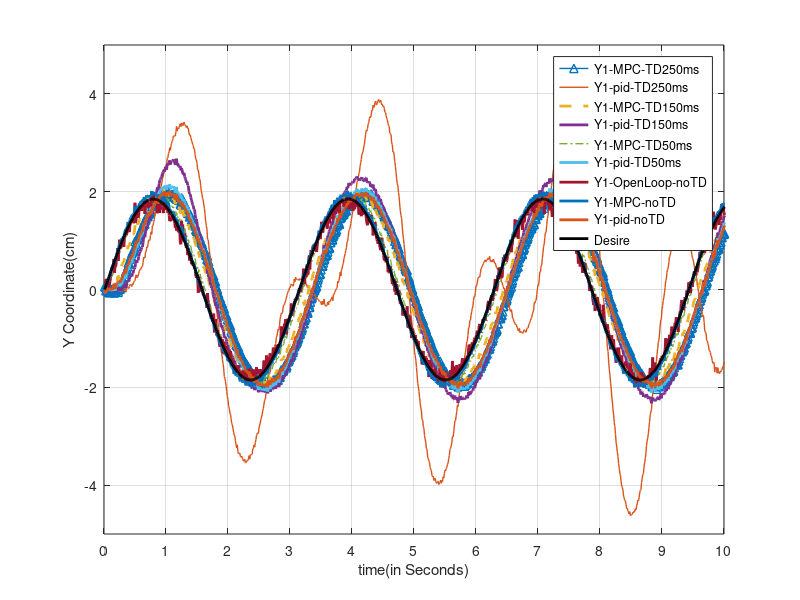
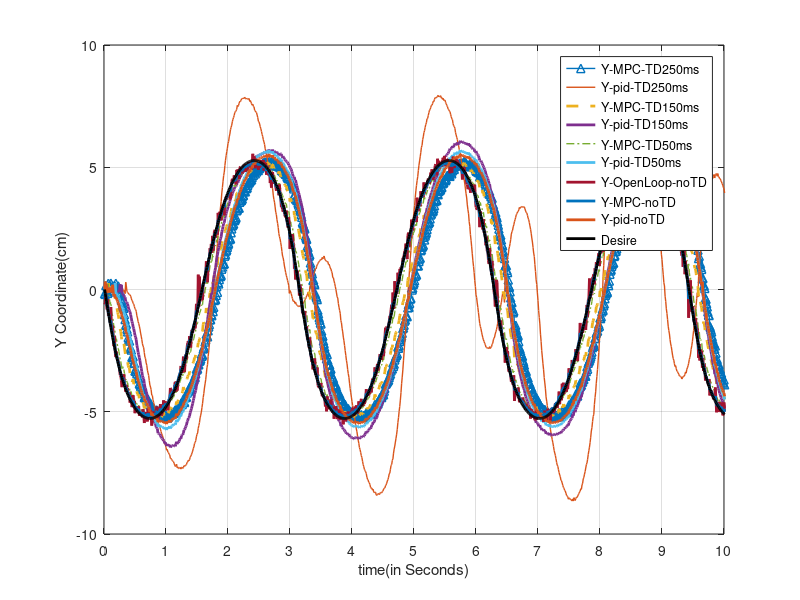
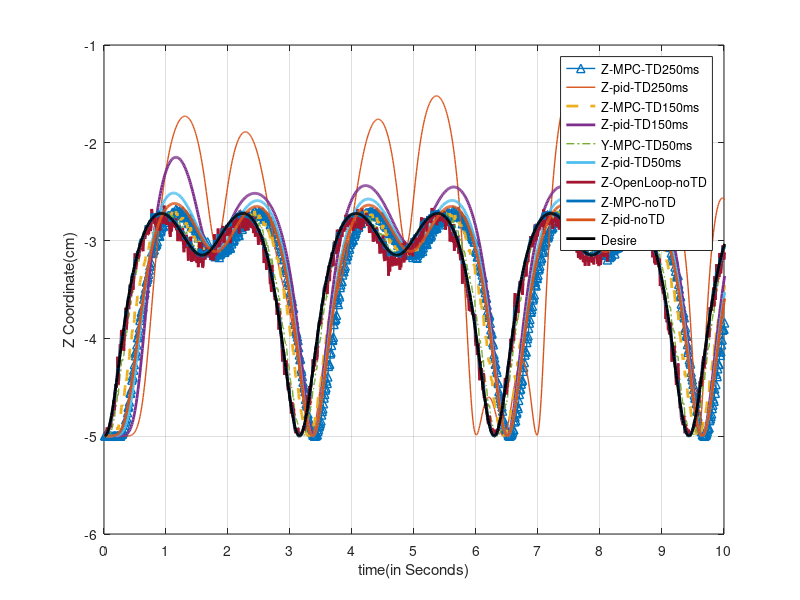

The MATLAB script that drew these images, in order: (Note: this script raises an error after producing the figures.)
clc;
close all;
clear;

load('MPC-PID-Data-250ms');
Y1_MPC_250ms = Y1_MPC;
Y1_pid_250ms = Y1_pid;
Y1_reality_250ms = Y1_reality;
Y_MPC_250ms = Y_MPC;
Y_pid_250ms = Y_pid;
Y_reality_250ms = Y_reality;
Z_MPC_250ms = Z_MPC;
Z_pid_250ms = Z_pid;

load('MPC-PID-Data-150ms');
Y1_MPC_150ms = Y1_MPC;
Y1_pid_150ms = Y1_pid;
Y1_reality_150ms = Y1_reality;
Y_MPC_150ms = Y_MPC;
Y_pid_150ms = Y_pid;
Y_reality_150ms = Y_reality;
Z_MPC_150ms = Z_MPC;
Z_pid_150ms = Z_pid;
load('MPC-PID-Data-50ms');
Y1_MPC_50ms = Y1_MPC;
Y1_pid_50ms = Y1_pid;
Y1_reality_50ms = Y1_reality;
Y_MPC_50ms = Y_MPC;
Y_pid_50ms = Y_pid;
Y_reality_50ms = Y_reality;
Z_MPC_50ms = Z_MPC;
Z_pid_50ms = Z_pid;
load('MPC-PID-Data-0ms');
Y1_MPC_0ms = Y1_MPC;
Y1_pid_0ms = Y1_pid;
Y1_reality_0ms = Y1_reality;
Y_MPC_0ms = Y_MPC;
Y_pid_0ms = Y_pid;
Y_reality_0ms = Y_reality;
Z_MPC_0ms = Z_MPC;
Z_pid_0ms = Z_pid;
Z_reality_0ms = Z_reality;

figure(1);
% plot(Y1_reality_250ms,'LineWidth',1);hold on;
plot(Y1_MPC_250ms,'-^','LineWidth',1);hold on;
plot(Y1_pid_250ms,'LineWidth',1);hold on;
% plot(Y1_reality_150ms,'LineWidth',1);hold on;
plot(Y1_MPC_150ms,'--','LineWidth',2);hold on;
plot(Y1_pid_150ms,'LineWidth',2);hold on;
% plot(Y1_reality_50ms,'LineWidth',1);hold on;
plot(Y1_MPC_50ms,'-.','LineWidth',1);hold on;
plot(Y1_pid_50ms,'LineWidth',2);hold on;
plot(Y1_reality_0ms,'LineWidth',2);hold on;
plot(Y1_MPC_0ms,'LineWidth',2);hold on;
plot(Y1_pid_0ms,'LineWidth',2);hold on;
plot(Y1_Target,'black','LineWidth',2);grid;
legend('Y1-MPC-TD250ms','Y1-pid-TD250ms',...
       'Y1-MPC-TD150ms','Y1-pid-TD150ms',...
       'Y1-MPC-TD50ms','Y1-pid-TD50ms',...
       'Y1-OpenLoop-noTD','Y1-MPC-noTD','Y1-pid-noTD','Desire');
set(gca,'XTick',0:100:1000);
set(gca,'XTickLabel',{'0','1','2','3','4','5','6','7','8','9','10'});
xlabel('time(in Seconds)');
ylabel('Y Coordinate(cm)');
axis([0,1000,-5,5]);

   
figure(2);
% plot(Y1_reality_250ms,'LineWidth',1);hold on;
plot(Y_MPC_250ms,'-^','LineWidth',1);hold on;
plot(Y_pid_250ms,'LineWidth',1);hold on;
% plot(Y1_reality_150ms,'LineWidth',1);hold on;
plot(Y_MPC_150ms,'--','LineWidth',2);hold on;
plot(Y_pid_150ms,'LineWidth',2);hold on;
% plot(Y1_reality_50ms,'LineWidth',1);hold on;
plot(Y_MPC_50ms,'-.','LineWidth',1);hold on;
plot(Y_pid_50ms,'LineWidth',2);hold on;
plot(Y_reality_0ms,'LineWidth',2);hold on;
plot(Y_MPC_0ms,'LineWidth',2);hold on;
plot(Y_pid_0ms,'LineWidth',2);hold on;
plot(Y_Target,'black','LineWidth',2);grid;
legend('Y-MPC-TD250ms','Y-pid-TD250ms',...
       'Y-MPC-TD150ms','Y-pid-TD150ms',...
       'Y-MPC-TD50ms','Y-pid-TD50ms',...
       'Y-OpenLoop-noTD','Y-MPC-noTD','Y-pid-noTD','Desire');
set(gca,'XTick',0:100:1000);
set(gca,'XTickLabel',{'0','1','2','3','4','5','6','7','8','9','10'});
xlabel('time(in Seconds)');
ylabel('Y Coordinate(cm)');
axis([0,1000,-10,10]);
   
   
figure(3);
% plot(Y1_reality_250ms,'LineWidth',1);hold on;
plot(Z_MPC_250ms,'-^','LineWidth',1);hold on;
plot(Z_pid_250ms,'LineWidth',1);hold on;
% plot(Y1_reality_150ms,'LineWidth',1);hold on;
plot(Z_MPC_150ms,'--','LineWidth',2);hold on;
plot(Z_pid_150ms,'LineWidth',2);hold on;
% plot(Y1_reality_50ms,'LineWidth',1);hold on;
plot(Z_MPC_50ms,'-.','LineWidth',1);hold on;
plot(Z_pid_50ms,'LineWidth',2);hold on;
plot(Z_reality_0ms,'LineWidth',2);hold on;
plot(Z_MPC_0ms,'LineWidth',2);hold on;
plot(Z_pid_0ms,'LineWidth',2);hold on;
plot(Z_Target,'black','LineWidth',2);grid;
legend('Z-MPC-TD250ms','Z-pid-TD250ms',...
       'Z-MPC-TD150ms','Z-pid-TD150ms',...
       'Y-MPC-TD50ms','Z-pid-TD50ms',...
       'Z-OpenLoop-noTD','Z-MPC-noTD','Z-pid-noTD','Desire');
set(gca,'XTick',0:100:1000);
set(gca,'XTickLabel',{'0','1','2','3','4','5','6','7','8','9','10'});
xlabel('time(in Seconds)');
ylabel('Z Coordinate(cm)');
axis([0,1000,-6,-1]);

load('KalmanPredictionData');
X2 = simout1.data;
outparameters = simout.data;
a1 = outparameters(:,1);
a2 = outparameters(:,2);
b = outparameters(:,3);
X2_Target = X2(:,1);
X2_Prediction = X2(:,2);
Err = X2_Prediction - X2_Target;
figure(4);
plot(a1,'LineWidth',3);hold on;
plot(a2,'LineWidth',3);hold on;
plot(b,'LineWidth',3);grid;
legend('a1','a2','b');
set(gca,'XTick',0:100:1000);
set(gca,'XTickLabel',{'0','1','2','3','4','5','6','7','8','9','10'});
xlabel('time(in Seconds)');
ylabel('SystemParamters');
axis([0,1000,-1,3]);

figure(5);
plot(X2_Target,'LineWidth',1.5);hold on;
plot(X2_Prediction,'LineWidth',1.5);hold on;
plot(Err,'LineWidth',1.5);grid;
legend('Target','Estimate','Error');
set(gca,'XTick',0:100:1000);
set(gca,'XTickLabel',{'0','1','2','3','4','5','6','7','8','9','10'});
xlabel('time(in Seconds)');
ylabel('Judgement Standard(cm)');
axis([0,1000,-3,3]);

figure(6);
% plot(Y1_reality_250ms,'LineWidth',1);hold on;
plot(Y1_MPC_250ms-Y1_Target,'-^','LineWidth',1);hold on;
plot(Y1_pid_250ms-Y1_Target,'LineWidth',1);hold on;
% plot(Y1_reality_150ms,'LineWidth',1);hold on;
plot(Y1_MPC_150ms-Y1_Target,'--','LineWidth',2);hold on;
plot(Y1_pid_150ms-Y1_Target,'LineWidth',2);hold on;
% plot(Y1_reality_50ms,'LineWidth',1);hold on;
plot(Y1_MPC_50ms-Y1_Target,'-.','LineWidth',1);hold on;
plot(Y1_pid_50ms-Y1_Target,'LineWidth',2);hold on;
plot(Y1_reality_0ms-Y1_Target,'LineWidth',2);hold on;
plot(Y1_MPC_0ms-Y1_Target,'LineWidth',2);hold on;
plot(Y1_pid_0ms-Y1_Target,'LineWidth',2);hold on;
plot(Y1_Target-Y1_Target,'black','LineWidth',2);grid;
legend('Y1-MPC-TD250ms','Y1-pid-TD250ms',...
       'Y1-MPC-TD150ms','Y1-pid-TD150ms',...
       'Y1-MPC-TD50ms','Y1-pid-TD50ms',...
       'Y1-OpenLoop-noTD','Y1-MPC-noTD','Y1-pid-noTD','Desire');
set(gca,'XTick',0:100:1000);
set(gca,'XTickLabel',{'0','1','2','3','4','5','6','7','8','9','10'});
xlabel('time(in Seconds)');
ylabel('Y Coordinate Error(cm)');
axis([0,1000,-4,4]);

Y1_MPC_250 = Y1_MPC_250ms-Y1_Target;
Y1_pid_250 = Y1_pid_250ms-Y1_Target;
Y1_MPC_150 = Y1_MPC_150ms-Y1_Target;
Y1_pid_150 = Y1_pid_150ms-Y1_Target;
Y1_MPC_50 = Y1_MPC_50ms-Y1_Target;
Y1_pid_50 = Y1_pid_50ms-Y1_Target;
Y1_reality_0 = Y1_reality_0ms-Y1_Target;
Y1_MPC_0 = Y1_MPC_0ms-Y1_Target;
Y1_pid_0 = Y1_pid_0ms-Y1_Target;

Y1_MPC_250 = std(Y1_MPC_250)
Y1_pid_250 = std(Y1_pid_250)
Y1_MPC_150 = std(Y1_MPC_150)
Y1_pid_150 = std(Y1_pid_150)
Y1_MPC_50 = std(Y1_MPC_50)
Y1_pid_50 = std(Y1_pid_50)
Y1_reality_0 = std(Y1_reality_0)
Y1_MPC_0 = std(Y1_MPC_0)
Y1_pid_0 = std(Y1_pid_0)
